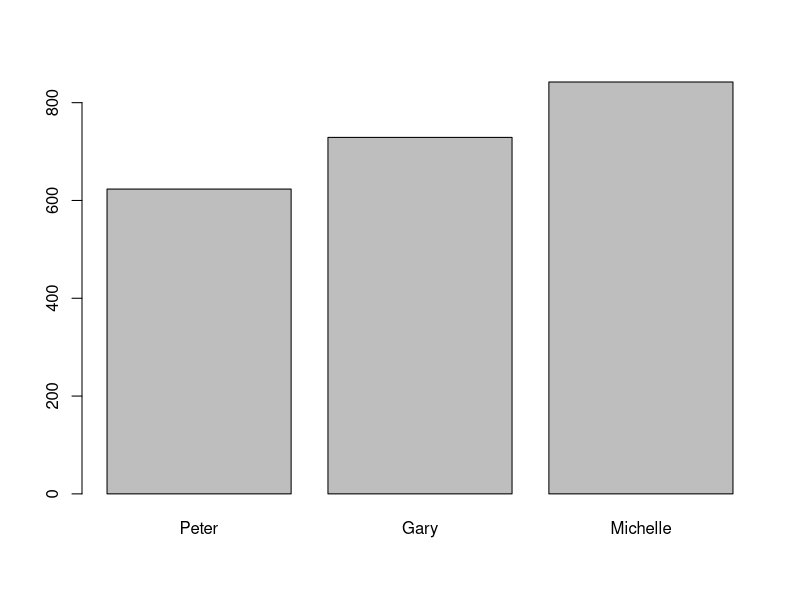
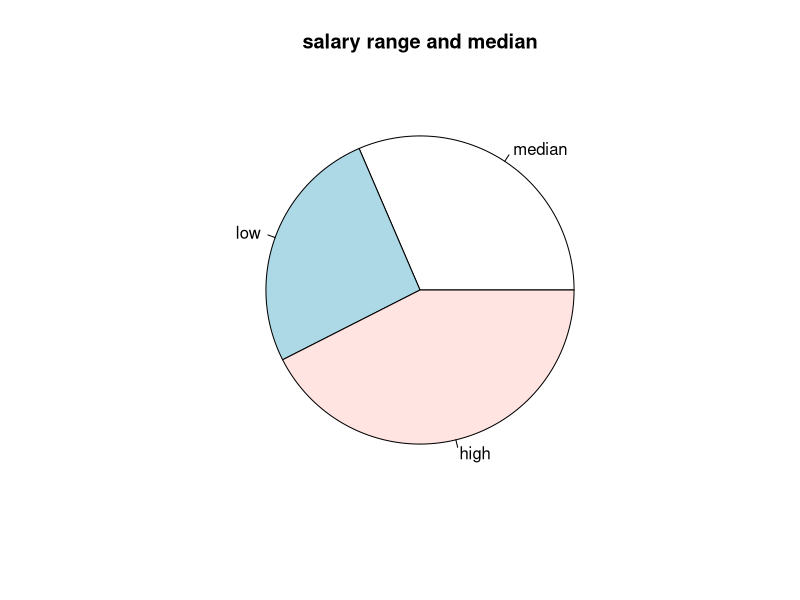

Source code (R) for these figures, in order:
## ---- chunk 1
matrix1 <- matrix(c(7,2,9,4,12,13),ncol=3,nrow=2)
matrix2 <- matrix(c(1,2,3,7,8,9,12,13,14,19,20,21),ncol=4,nrow=3)
matrix1%*%matrix2
## ---- chunk 2
dataframe <- data.frame(
  id= c(1,2,3,4,5),
  name= c("Peter","Amy","Ryan","Gary","Michelle"),
  salary= c(623.30, 515.20, 611.00, 729.00,842.25)
)
dataframe
department <-cbind(dataframe, department = c ("CS", "Management", "Finance", "Custodial", "Sales"))
department  
dataframe[c(1,3,5),c(2,3)]
barplot (dataframe[c(1,4,5),c(3)], names.arg = c("Peter", "Gary", "Michelle"))
pie (dataframe[c(1,2,5),c(3)], main= "salary range and median", labels <- (c("median", "low", "high")))
